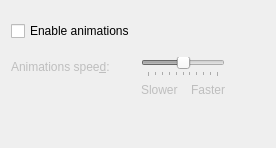
              <widget class="QWidget" name="tab_animations">
                <attribute name="title">
                  <string>Ani&amp;mations</string>
                </attribute>
                <layout class="QGridLayout" name="gridLayout_12">
                  <item row="5" column="0">
                    <spacer name="verticalSpacer_13">
                      <property name="orientation">
                        <enum>Qt::Orientation::Vertical</enum>
                      </property>
                      <property name="sizeType">
                        <enum>QSizePolicy::Policy::Fixed</enum>
                      </property>
                      <property name="sizeHint" stdset="0">
                        <size>
                          <width>20</width>
                          <height>10</height>
                        </size>
                      </property>
                    </spacer>
                  </item>
                  <item row="8" column="1">
                    <spacer name="verticalSpacer_16">
                      <property name="orientation">
                        <enum>Qt::Orientation::Vertical</enum>
                      </property>
                      <property name="sizeHint" stdset="0">
                        <size>
                          <width>20</width>
                          <height>40</height>
                        </size>
                      </property>
                    </spacer>
                  </item>
                  <item row="6" column="0">
                    <widget class="QLabel" name="animationsSpeedLabel1">
                      <property name="enabled">
                        <bool>false</bool>
                      </property>
                      <property name="text">
                        <string>Animations spee&amp;d:</string>
                      </property>
                      <property name="buddy">
                        <cstring>animationsSpeedRelativeSystem</cstring>
                      </property>
                    </widget>
                  </item>
                  <item row="4" column="0">
                    <widget class="QCheckBox" name="animationsEnabled">
                      <property name="text">
                        <string>Enable animations</string>
                      </property>
                    </widget>
                  </item>
                  <item row="6" column="1">
                    <widget class="QSlider" name="animationsSpeedRelativeSystem">
                      <property name="enabled">
                        <bool>false</bool>
                      </property>
                      <property name="minimum">
                        <number>-10</number>
                      </property>
                      <property name="maximum">
                        <number>10</number>
                      </property>
                      <property name="singleStep">
                        <number>1</number>
                      </property>
                      <property name="orientation">
                        <enum>Qt::Orientation::Horizontal</enum>
                      </property>
                      <property name="invertedControls">
                        <bool>false</bool>
                      </property>
                      <property name="tickPosition">
                        <enum>QSlider::TickPosition::TicksBelow</enum>
                      </property>
                      <property name="tickInterval">
                        <number>2</number>
                      </property>
                    </widget>
                  </item>
                  <item row="6" column="3">
                    <spacer name="horizontalSpacer_47">
                      <property name="orientation">
                        <enum>Qt::Orientation::Horizontal</enum>
                      </property>
                      <property name="sizeHint" stdset="0">
                        <size>
                          <width>40</width>
                          <height>20</height>
                        </size>
                      </property>
                    </spacer>
                  </item>
                  <item row="7" column="1">
                    <layout class="QGridLayout" name="gridLayout_10">
                      <item row="0" column="0">
                        <widget class="QLabel" name="animationsSpeedLabel2">
                          <property name="enabled">
                            <bool>false</bool>
                          </property>
                          <property name="text">
                            <string>Slower</string>
                          </property>
                        </widget>
                      </item>
                      <item row="0" column="1">
                        <widget class="QLabel" name="animationsSpeedLabel4">
                          <property name="enabled">
                            <bool>false</bool>
                          </property>
                          <property name="text">
                            <string>Faster</string>
                          </property>
                          <property name="alignment">
                            <set>Qt::AlignmentFlag::AlignRight|Qt::AlignmentFlag::AlignTrailing|Qt::AlignmentFlag::AlignVCenter</set>
                          </property>
                        </widget>
                      </item>
                    </layout>
                  </item>
                  <item row="3" column="0">
                    <spacer name="verticalSpacer_14">
                      <property name="orientation">
                        <enum>Qt::Orientation::Vertical</enum>
                      </property>
                      <property name="sizeType">
                        <enum>QSizePolicy::Policy::Fixed</enum>
                      </property>
                      <property name="sizeHint" stdset="0">
                        <size>
                          <width>20</width>
                          <height>10</height>
                        </size>
                      </property>
                    </spacer>
                  </item>
                </layout>
              </widget>
